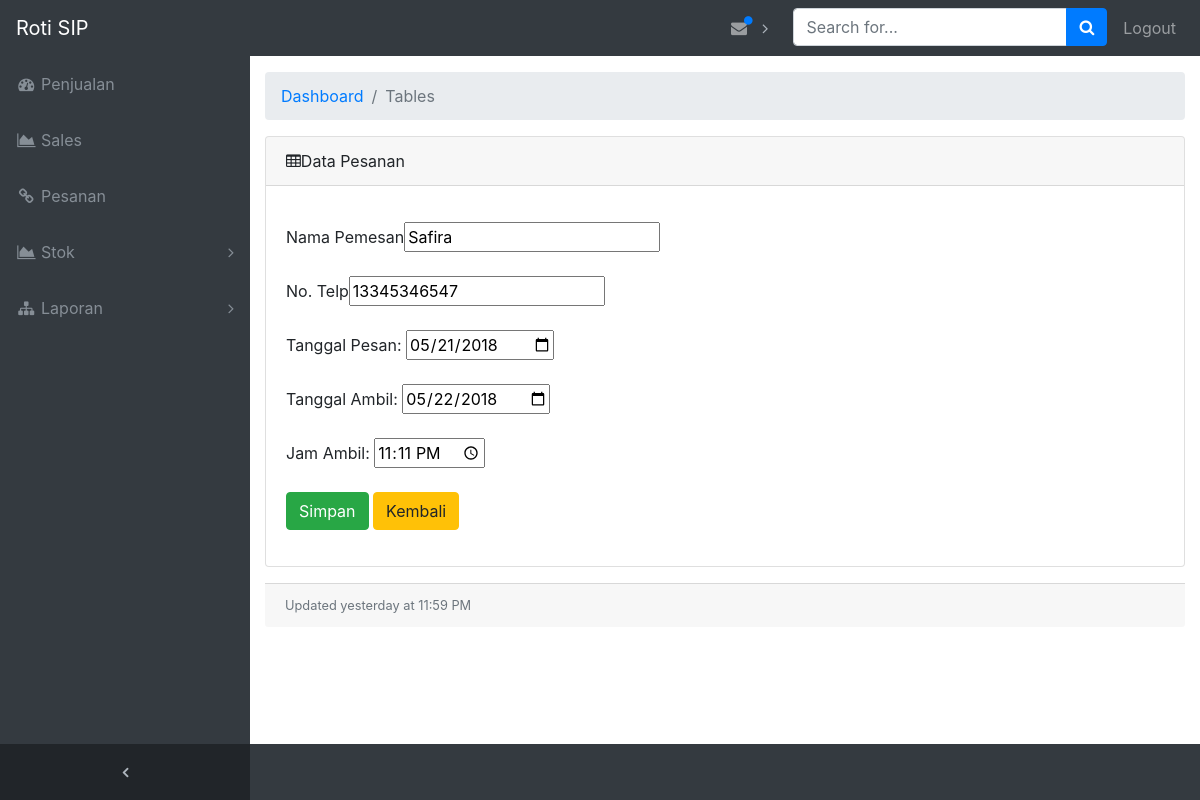
The app's page /Pesanan/edit/3 with its own data.
### tables this page shows
CREATE TABLE `tabel_pesanan` (
  `id_pesan` int(10) NOT NULL,
  `nama_pemesan` varchar(30) NOT NULL,
  `no_telp` varchar(13) NOT NULL,
  `tgl_pesan` date NOT NULL,
  `tgl_ambil` date NOT NULL,
  `jam_ambil` time NOT NULL
);

### application/controllers/Pesanan.php (called while the page is built, shortened)
<?php
class Pesanan extends CI_Controller{
	function __construct(){
		$this->load->helper(array('url'));
		$this->load->model('Pesanan_model');
	}
	function edit(){
		$id = $this->uri->segment(3);
		$data = array(
            'user' => $this->Pesanan_model->get_data_edit($id),
		);
        $this->load->view("UpdatePesanan_view", $data);
	}
}
?>

### index.php (called while the page is built, shortened)
<?php
require_once BASEPATH.'core/CodeIgniter.php';

### application/models/Pesanan_model.php (called while the page is built, shortened)
<?php
class Pesanan_model extends CI_Model {
  function get_data_edit($id){
    $query = $this->db->query("SELECT * FROM tabel_pesanan WHERE id_pesan = '$id'");
    return $query->result_array();
  }
}
?>

### application/views/UpdatePesanan_view.php (the view, shortened to what this page needs)
<!DOCTYPE html>
<html lang="en">
<head>
  <link href="<?php echo base_url ('assets/vendor/bootstrap/css/bootstrap.min.css'); ?>" rel="stylesheet">
  <link href="<?php echo base_url ('assets/vendor/font-awesome/css/font-awesome.min.css');?>" rel="stylesheet" type="text/css">
  <link href="<?php echo base_url ('assets/vendor/datatables/dataTables.bootstrap4.css');?>" rel="stylesheet">
  <link href="<?php echo base_url ('assets/css/sb-admin.css');?>" rel="stylesheet">
</head>
<body class="fixed-nav sticky-footer bg-dark" id="page-top">
  <nav class="navbar navbar-expand-lg navbar-dark bg-dark fixed-top" id="mainNav">
    <a class="navbar-brand" href="<?php echo base_url ();?>Login/Home">Roti SIP</a>
    <div class="collapse navbar-collapse" id="navbarResponsive">
      <ul class="navbar-nav navbar-sidenav" id="exampleAccordion">
        <li class="nav-item" data-toggle="tooltip" data-placement="right" title="Dashboard">
          <a class="nav-link" href="http:/RotiSIP-Web/Penjualan">
            <i class="fa fa-fw fa-dashboard"></i>
            <span class="nav-link-text">Penjualan</span>
          </a>
        </li>
        <li class="nav-item" data-toggle="tooltip" data-placement="right" title="Form Sales">
          <a class="nav-link" href="http:/RotiSIP-Web/SalesBaru">
            <i class="fa fa-fw fa-area-chart"></i>
            <span class="nav-link-text">Sales</span>
          </a>
        </li>
       <li class="nav-item" data-toggle="tooltip" data-placement="right" title="Link">
          <a class="nav-link" href="http:/RotiSIP-Web/Pesanan">
            <i class="fa fa-fw fa-link"></i>
            <span class="nav-link-text">Pesanan</span>
          </a>
        </li>
        <li class="nav-item" data-toggle="tooltip" data-placement="right" title="Example Pages">
          <a class="nav-link nav-link-collapse collapsed" data-toggle="collapse" href="#collapseStok" data-parent="#exampleAccordion">
            <i class="fa fa-fw fa-area-chart"></i>
            <span class="nav-link-text">Stok</span>
          </a>
        </li>
         <li class="nav-item" data-toggle="tooltip" data-placement="right" title="Menu Levels">
          <a class="nav-link nav-link-collapse collapsed" data-toggle="collapse" href="#collapseLaporan" data-parent="#exampleAccordion">
            <i class="fa fa-fw fa-sitemap"></i>
            <span class="nav-link-text">Laporan</span>
          </a>
        </li>
      </ul>
      <ul class="navbar-nav sidenav-toggler">
        <li class="nav-item">
         <a class="nav-link text-center" id="sidenavToggler">
            <i class="fa fa-fw fa-angle-left"></i>
          </a>
        </li>
      </ul>
      <ul class="navbar-nav ml-auto">
        <li class="nav-item dropdown">
          <a class="nav-link dropdown-toggle mr-lg-2" id="alertsDropdown" href="#" data-toggle="dropdown" aria-haspopup="true" aria-expanded="false">
             <i class="fa fa-fw fa-envelope"></i>
            <span class="indicator text-primary d-none d-lg-block">
              <i class="fa fa-fw fa-circle"></i>
            </span>
          </a>
        </li>
        <li class="nav-item">
          <form class="form-inline my-2 my-lg-0 mr-lg-2">
            <div class="input-group">
              <input class="form-control" type="text" placeholder="Search for...">
              <span class="input-group-append">
                <button class="btn btn-primary" type="button">
                  <i class="fa fa-search"></i>
                </button>
              </span>
            </div>
          </form>
        </li>
        <li class="nav-item">
          <a class="nav-link" href="http:/RotiSIP-Web/Login/Logout">Logout</a>
        </li>
      </ul>
    </div>
  </nav>
  <div class="content-wrapper">
    <div class="container-fluid">
      <ol class="breadcrumb">
        <li class="breadcrumb-item">
          <a href="#">Dashboard</a>
        </li>
        <li class="breadcrumb-item active">Tables</li>
      </ol>
      <div class="card mb-3">
        <div class="card-header">
          <i class="fa fa-table"></i>Data Pesanan</div>
        <div class="card-body">
          <div class="table-responsive">
                <div>
                <p>
                  <form method="post" action="<?php echo base_url()?>Pesanan/update">
                    Nama Pemesan<input type="text" name="nama_pemesan" value="<?php echo @$user[0]['nama_pemesan']; ?>"><br/><br/>
                    No. Telp<input type="text" name="no_telp" value="<?php echo @$user[0]['no_telp']; ?>"><br/><br/>
                    Tanggal Pesan: <input type="date" name="tgl_pesan" value="<?php echo @$user[0]['tgl_pesan']; ?>"><br/><br/>
                    Tanggal Ambil: <input type="date" name="tgl_ambil" value="<?php echo @$user[0]['tgl_ambil']; ?>"><br/><br/>
                    Jam Ambil: <input type="time" name="jam_ambil" value="<?php echo @$user[0]['jam_ambil']; ?>"><br/><br/>
                    <input type="submit" class="btn btn-success" name="btnTambah" value="Simpan"/>
                    <a class="btn btn-warning" href="<?php echo base_url()?>Pesanan">Kembali</a>
                </form>
                </p>
                </div>
        </div>
          </div>
        </div>
        <div class="card-footer small text-muted">Updated yesterday at 11:59 PM</div>
      </div>
    </div>
</body>
</html>

### assets/css/sb-admin.css (style rules this page uses)
html { position: relative; min-height: 100%; }
body { overflow-x: hidden; }
body.sticky-footer { margin-bottom: 56px; }
body.sticky-footer .content-wrapper { min-height: calc(100vh - 56px - 56px); }
body.fixed-nav { padding-top: 56px; }
.content-wrapper { min-height: calc(100vh - 56px); padding-top: 1rem; }
#mainNav .navbar-collapse { overflow: auto; max-height: 75vh; }
#mainNav .navbar-collapse .navbar-nav .nav-item .nav-link { cursor: pointer; }
#mainNav .navbar-collapse .navbar-sidenav .nav-link-collapse:after { float: right; content: '\f107'; font-family: 'FontAwesome'; }
#mainNav .navbar-collapse .navbar-sidenav .nav-link-collapse.collapsed:after { content: '\f105'; }
#mainNav .navbar-collapse .sidenav-toggler { display: none; }
#mainNav .navbar-collapse .navbar-nav > .nav-item.dropdown > .nav-link { position: relative; min-width: 45px; }
#mainNav .navbar-collapse .navbar-nav > .nav-item.dropdown > .nav-link:after { float: right; width: auto; content: '\f105'; border: none; font-family: 'FontAwesome'; }
#mainNav .navbar-collapse .navbar-nav > .nav-item.dropdown > .nav-link .indicator { position: absolute; top: 5px; left: 21px; font-size: 10px; }
@media (min-width: 992px) { #mainNav .navbar-brand { width: 250px; } }
@media (min-width: 992px) { #mainNav .navbar-collapse { overflow: visible; max-height: none; } }
@media (min-width: 992px) { #mainNav .navbar-collapse .navbar-sidenav { position: absolute; top: 0; left: 0; -webkit-flex-direction: column; -ms-flex-direction: column; flex-direction: column; margin-top: 56px; } }
@media (min-width: 992px) { #mainNav .navbar-collapse .navbar-sidenav > .nav-item { width: 250px; padding: 0; } }
@media (min-width: 992px) { #mainNav .navbar-collapse .navbar-sidenav > .nav-item > .nav-link { padding: 1em; } }
@media (min-width: 992px) { #mainNav .navbar-collapse .navbar-nav > .nav-item.dropdown > .nav-link { min-width: 0; } }
@media (min-width: 992px) { #mainNav .navbar-collapse .navbar-nav > .nav-item.dropdown > .nav-link:after { width: 24px; text-align: center; } }
#mainNav.fixed-top .sidenav-toggler { display: none; }
@media (min-width: 992px) { #mainNav.fixed-top .navbar-sidenav { height: calc(100vh - 112px); } }
@media (min-width: 992px) { #mainNav.fixed-top .sidenav-toggler { position: absolute; top: 0; left: 0; display: flex; -webkit-flex-direction: column; -ms-flex-direction: column; flex-direction: column; margin-top: calc(100vh - 56px); } }
@media (min-width: 992px) { #mainNav.fixed-top .sidenav-toggler > .nav-item { width: 250px; padding: 0; } }
@media (min-width: 992px) { #mainNav.fixed-top .sidenav-toggler > .nav-item > .nav-link { padding: 1em; } }
#mainNav.fixed-top.navbar-dark .sidenav-toggler { background-color: #212529; }
#mainNav.fixed-top.navbar-dark .sidenav-toggler a i { color: #adb5bd; }
.content-wrapper { overflow-x: hidden; background: white; }
@media (min-width: 992px) { .content-wrapper { margin-left: 250px; } }
#sidenavToggler i { font-weight: 800; }
#mainNav.navbar-dark .navbar-collapse .navbar-sidenav .nav-link-collapse:after { color: #868e96; }
#mainNav.navbar-dark .navbar-collapse .navbar-sidenav > .nav-item > .nav-link { color: #868e96; }
#mainNav.navbar-dark .navbar-collapse .navbar-nav > .nav-item.dropdown > .nav-link:after { color: #adb5bd; }
@media (min-width: 992px) { #mainNav.navbar-dark .navbar-collapse .navbar-sidenav { background: #343a40; } }

### records on screen
tabel_pesanan: nama_pemesan "Safira", no_telp "13345346547", tgl_pesan "05/21/2018", tgl_ambil "05/22/2018", jam_ambil "23:11:00"
